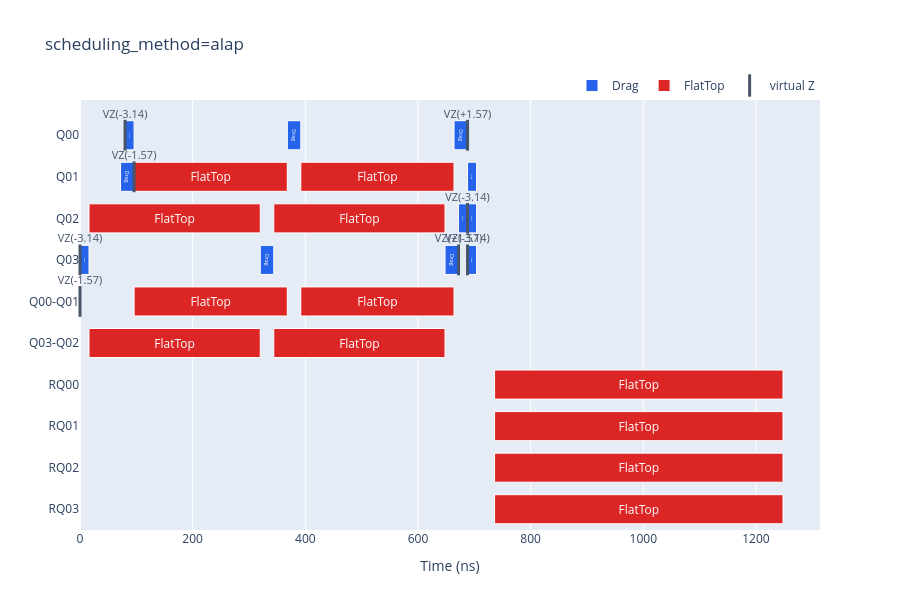

Notebook source saved alongside this figure:
### Markdown cell above
## 5. Visualize

### Gantt-style timeline (Qiskit `timeline_drawer`-like)

One horizontal lane per channel — drive (`Q00`…), cross-resonance
(`Q00-Q01`), and readout (`RQ00`…) — with a labeled box per pulse (colored
by waveform name) and tall labeled ticks for virtual-Z phase shifts. The
boxes are the calibrated waveforms: `Drag` for single-qubit gates,
`FlatTop` for the CR drive, cancel tones, and readout. One figure per
schedule: render both and compare side by side.

### Code cell
build_pulse_schedule_timeline_figure(schedule_alap, title="scheduling_method=alap").show()

### Figure 1 — Plotly figure (JSON) as saved in the notebook; plotly's stock layout.template omitted (floating-point values rounded to 4 significant figures)
{"data": [{"base": [80.0, 368.0, 664.0, 72.0, 688.0, 672.0, 688.0, 0.0, 320.0, 648.0, 688.0], "hovertemplate": "Drag<br>start=%{base:.1f} ns<br>duration=%{x:.1f} ns<extra></extra>", "insidetextanchor": "middle", "marker": {"color": "#2563eb", "line": {"color": "#ffffff", "width": 1}}, "name": "Drag", "orientation": "h", "text": "Drag", "textposition": "inside", "type": "bar", "x": [16.0, 24.0, 24.0, 24.0, 16.0, 16.0, 16.0, 16.0, 24.0, 24.0, 16.0], "y": ["Q00", "Q00", "Q00", "Q01", "Q01", "Q02", "Q02", "Q03", "Q03", "Q03", "Q03"]}, {"base": [96.0, 392.0, 16.0, 344.0, 96.0, 392.0, 16.0, 344.0, 736.0, 736.0, 736.0, 736.0], "hovertemplate": "FlatTop<br>start=%{base:.1f} ns<br>duration=%{x:.1f} ns<extra></extra>", "insidetextanchor": "middle", "marker": {"color": "#dc2626", "line": {"color": "#ffffff", "width": 1}}, "name": "FlatTop", "orientation": "h", "text": "FlatTop", "textposition": "inside", "type": "bar", "x": [272.0, 272.0, 304.0, 304.0, 272.0, 272.0, 304.0, 304.0, 512.0, 512.0, 512.0, 512.0], "y": ["Q01", "Q01", "Q02", "Q02", "Q00-Q01", "Q00-Q01", "Q03-Q02", "Q03-Q02", "RQ00", "RQ01", "RQ02", "RQ03"]}, {"cliponaxis": false, "customdata": [["VirtualZ", -3.142], ["VirtualZ", 1.571], ["VirtualZ", -1.571], ["VirtualZ", -3.142], ["VirtualZ", -3.142], ["VirtualZ", 1.571], ["VirtualZ", -3.142], ["VirtualZ", -1.571]], "hovertemplate": "%{customdata[0]}<br>t=%{x:.1f} ns<br>theta=%{customdata[1]:.3f} rad<extra></extra>", "marker": {"color": "#475569", "line": {"color": "#475569", "width": 3}, "size": 22, "symbol": "line-ns-open"}, "mode": "markers+text", "name": "virtual Z", "text": ["VZ(-3.14)", "VZ(+1.57)", "VZ(-1.57)", "VZ(-3.14)", "VZ(-3.14)", "VZ(+1.57)", "VZ(-3.14)", "VZ(-1.57)"], "textfont": {"color": "#475569", "size": 11}, "textposition": "top center", "type": "scatter", "x": [80.0, 688.0, 96.0, 688.0, 0.0, 672.0, 688.0, 0.0], "y": ["Q00", "Q00", "Q01", "Q02", "Q03", "Q03", "Q03", "Q00-Q01"]}], "layout": {"bargap": 0.3, "barmode": "overlay", "height": 610, "legend": {"orientation": "h", "x": 1.0, "xanchor": "right", "y": 1.0, "yanchor": "bottom"}, "title": {"text": "scheduling_method=alap"}, "width": 900, "xaxis": {"rangemode": "tozero", "title": {"text": "Time (ns)"}}, "yaxis": {"categoryarray": ["RQ03", "RQ02", "RQ01", "RQ00", "Q03-Q02", "Q00-Q01", "Q03", "Q02", "Q01", "Q00"], "categoryorder": "array"}}}
